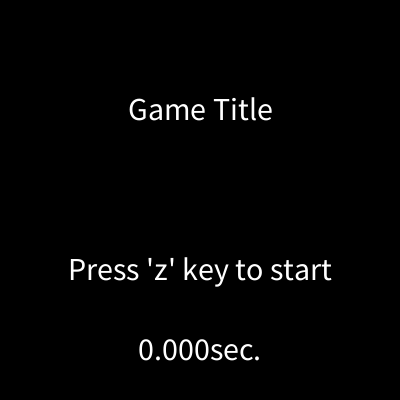
Frame 1 (no input)
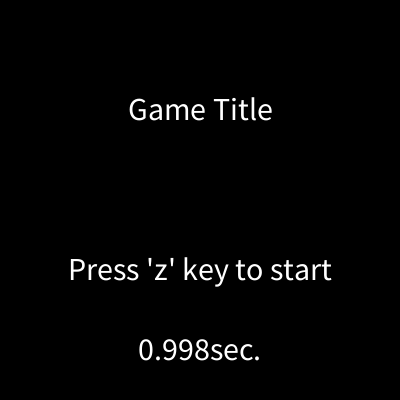
Frame 60 (the mouse pressed at the canvas centre just before this capture)
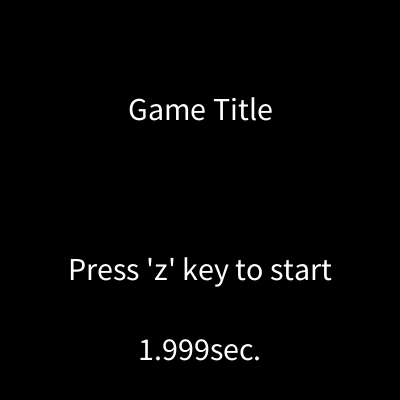
Frame 120 (the mouse held since frame 60 and released just before this capture)

The Processing sketch that drew these frames (run headless with seeded random() and noise(); from frame 60 on, the mouse is pressed at the canvas centre):

// Processing sketch: game2
// ── game2.pde
int state;    // 現在の状態 (0=タイトル, 1=ゲーム, 2=エンディング)
long t_start; // 現在の状態になった時刻[ミリ秒]
float t;      // 現在の状態になってからの経過時間[秒]

void setup(){
  size(400, 400);
  textSize(32);
  textAlign(CENTER);
  fill(255);
  state = 0;
  t_start = millis();
}

void draw(){
  background(0);
  t = (millis() - t_start) / 1000.0; // 経過時間を更新
  text(nf(t, 1, 3)  + "sec.", width * 0.5, height * 0.9); // 経過時間を表示
  
  int nextState= 0;
  if(state == 0){ nextState = title(); }
  else if(state == 1){ nextState = game(); }
  else if(state == 2){ nextState = ending(); }
  
  if(state != nextState){ t_start = millis(); } // 状態が遷移するので、現在の状態になった時刻を更新する
  state = nextState;
}

int title(){
  text("Game Title", width * 0.5, height * 0.3);
  text("Press 'z' key to start", width * 0.5, height * 0.7);
  if(keyPressed && key == 'z'){ // if 'z' key is pressed
    return 1; // start game
  }
  return 0;
}

int game(){
  text("Game (for 5 seconds)", width * 0.5, height * 0.5);
  if(t > 5){  // if ellapsed time is larger than 5 seconds
    return 2; // go to ending
  } 
  return 1;
}

int ending(){
  text("Ending", width * 0.5, height * 0.5);
  if(t > 3){
    text("Press 'a' to restart.", width * 0.5, height * 0.7);
    if(keyPressed && key == 'a') return 0;
  }
  return 2;
}
